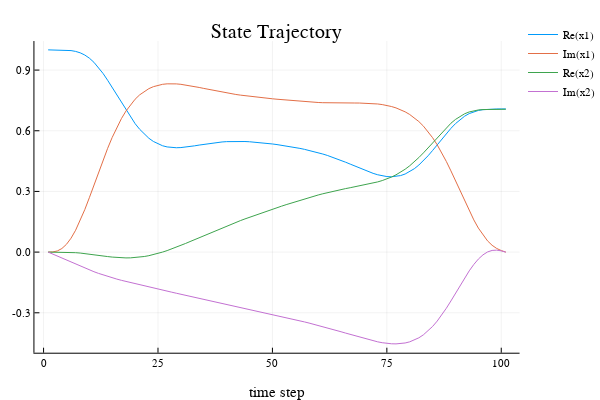

The code cell stored with this chart in its notebook:
### Code cell
plot(X,xlabel="time step",title="State Trajectory",label=["Re(x1)" "Im(x1)" "Re(x2)" "Im(x2)"])

### Figure 1 — Plotly figure (JSON) as saved in the notebook; plotly's stock layout.template omitted (floating-point values rounded to 4 significant figures)
{"data": [{"colorbar": {"title": ""}, "hoverinfo": "text", "legendgroup": "Re(x1)", "line": {"color": "rgba(0, 154, 250, 1.000)", "dash": "solid", "shape": "linear", "width": 1}, "mode": "lines", "name": "Re(x1)", "showlegend": true, "text": [null, null, null, null, null, null, null, null, null, null, null, null, null, null, null, null, null, null, null, null, null, null, null, null, null, null, null, null, null, null, null, null, null, null, null, null, null, null, null, null, null, null, null, null, null, null, null, null, null, null, null, null, null, null, null, null, null, null, null, null, null, null, null, null, null, null, null, null, null, null, null, null, null, null, null, null, null, null, null, null, null, null, null, null, null, null, null, null, null, null, null, null, null, null, null, null, null, null, null, null, null], "type": "scatter", "x": [1, 2, 3, 4, 5, 6, 7, 8, 9, 10, 11, 12, 13, 14, 15, 16, 17, 18, 19, 20, 21, 22, 23, 24, 25, 26, 27, 28, 29, 30, 31, 32, 33, 34, 35, 36, 37, 38, 39, 40, 41, 42, 43, 44, 45, 46, 47, 48, 49, 50, 51, 52, 53, 54, 55, 56, 57, 58, 59, 60, 61, 62, 63, 64, 65, 66, 67, 68, 69, 70, 71, 72, 73, 74, 75, 76, 77, 78, 79, 80, 81, 82, 83, 84, 85, 86, 87, 88, 89, 90, 91, 92, 93, 94, 95, 96, 97, 98, 99, 100, 101], "xaxis": "x1", "y": [1, 0.9999, 0.9998, 0.9994, 0.9985, 0.9964, 0.9923, 0.9853, 0.9745, 0.959, 0.9386, 0.9132, 0.8832, 0.8496, 0.8133, 0.7756, 0.7378, 0.7012, 0.6667, 0.6351, 0.6071, 0.5831, 0.563, 0.5469, 0.5346, 0.5258, 0.5201, 0.517, 0.5161, 0.5169, 0.519, 0.5219, 0.5255, 0.5293, 0.533, 0.5366, 0.5398, 0.5425, 0.5447, 0.5462, 0.5472, 0.5476, 0.5474, 0.5468, 0.5456, 0.5441, 0.5422, 0.5399, 0.5374, 0.5346, 0.5316, 0.5284, 0.5249, 0.5212, 0.5172, 0.5129, 0.5082, 0.5031, 0.4976, 0.4916, 0.4851, 0.478, 0.4704, 0.4622, 0.4536, 0.4444, 0.435, 0.4254, 0.4158, 0.4064, 0.3975, 0.3894, 0.3824, 0.377, 0.3735, 0.3723, 0.3738, 0.3784, 0.3862, 0.3974, 0.4122, 0.4305, 0.4519, 0.4762, 0.5025, 0.5302, 0.5584, 0.5859, 0.6118, 0.6353, 0.6555, 0.6721, 0.685, 0.6943, 0.7005, 0.7043, 0.7063, 0.7073, 0.7077, 0.7079, 0.7079], "yaxis": "y1", "zmax": 0.1, "zmin": -0.1}, {"colorbar": {"title": ""}, "hoverinfo": "text", "legendgroup": "Im(x1)", "line": {"color": "rgba(227, 111, 71, 1.000)", "dash": "solid", "shape": "linear", "width": 1}, "mode": "lines", "name": "Im(x1)", "showlegend": true, "text": [null, null, null, null, null, null, null, null, null, null, null, null, null, null, null, null, null, null, null, null, null, null, null, null, null, null, null, null, null, null, null, null, null, null, null, null, null, null, null, null, null, null, null, null, null, null, null, null, null, null, null, null, null, null, null, null, null, null, null, null, null, null, null, null, null, null, null, null, null, null, null, null, null, null, null, null, null, null, null, null, null, null, null, null, null, null, null, null, null, null, null, null, null, null, null, null, null, null, null, null, null], "type": "scatter", "x": [1, 2, 3, 4, 5, 6, 7, 8, 9, 10, 11, 12, 13, 14, 15, 16, 17, 18, 19, 20, 21, 22, 23, 24, 25, 26, 27, 28, 29, 30, 31, 32, 33, 34, 35, 36, 37, 38, 39, 40, 41, 42, 43, 44, 45, 46, 47, 48, 49, 50, 51, 52, 53, 54, 55, 56, 57, 58, 59, 60, 61, 62, 63, 64, 65, 66, 67, 68, 69, 70, 71, 72, 73, 74, 75, 76, 77, 78, 79, 80, 81, 82, 83, 84, 85, 86, 87, 88, 89, 90, 91, 92, 93, 94, 95, 96, 97, 98, 99, 100, 101], "xaxis": "x1", "y": [0, 0.0007395, 0.00566, 0.01771, 0.03855, 0.06878, 0.1082, 0.1557, 0.21, 0.269, 0.3309, 0.3934, 0.4547, 0.5131, 0.5673, 0.6164, 0.6598, 0.6974, 0.7294, 0.756, 0.7776, 0.7949, 0.8082, 0.8181, 0.8251, 0.8296, 0.832, 0.8326, 0.8317, 0.8297, 0.8267, 0.8229, 0.8187, 0.8141, 0.8094, 0.8046, 0.7999, 0.7953, 0.791, 0.7869, 0.7831, 0.7795, 0.7763, 0.7732, 0.7703, 0.7677, 0.7651, 0.7627, 0.7604, 0.7581, 0.7559, 0.7537, 0.7516, 0.7495, 0.7475, 0.7457, 0.7439, 0.7423, 0.741, 0.7398, 0.7388, 0.7381, 0.7376, 0.7373, 0.7372, 0.7372, 0.7373, 0.7373, 0.7371, 0.7367, 0.7359, 0.7345, 0.7324, 0.7294, 0.7253, 0.7199, 0.713, 0.7043, 0.6936, 0.6804, 0.6645, 0.6454, 0.6228, 0.5963, 0.5656, 0.5306, 0.4914, 0.4482, 0.4017, 0.3528, 0.3027, 0.2527, 0.2044, 0.1593, 0.1188, 0.08395, 0.05552, 0.03372, 0.01813, 0.007586, -5.574e-08], "yaxis": "y1", "zmax": 0.1, "zmin": -0.1}, {"colorbar": {"title": ""}, "hoverinfo": "text", "legendgroup": "Re(x2)", "line": {"color": "rgba(62, 164, 78, 1.000)", "dash": "solid", "shape": "linear", "width": 1}, "mode": "lines", "name": "Re(x2)", "showlegend": true, "text": [null, null, null, null, null, null, null, null, null, null, null, null, null, null, null, null, null, null, null, null, null, null, null, null, null, null, null, null, null, null, null, null, null, null, null, null, null, null, null, null, null, null, null, null, null, null, null, null, null, null, null, null, null, null, null, null, null, null, null, null, null, null, null, null, null, null, null, null, null, null, null, null, null, null, null, null, null, null, null, null, null, null, null, null, null, null, null, null, null, null, null, null, null, null, null, null, null, null, null, null, null], "type": "scatter", "x": [1, 2, 3, 4, 5, 6, 7, 8, 9, 10, 11, 12, 13, 14, 15, 16, 17, 18, 19, 20, 21, 22, 23, 24, 25, 26, 27, 28, 29, 30, 31, 32, 33, 34, 35, 36, 37, 38, 39, 40, 41, 42, 43, 44, 45, 46, 47, 48, 49, 50, 51, 52, 53, 54, 55, 56, 57, 58, 59, 60, 61, 62, 63, 64, 65, 66, 67, 68, 69, 70, 71, 72, 73, 74, 75, 76, 77, 78, 79, 80, 81, 82, 83, 84, 85, 86, 87, 88, 89, 90, 91, 92, 93, 94, 95, 96, 97, 98, 99, 100, 101], "xaxis": "x1", "y": [0, -3.697e-06, -5.533e-05, -0.0002533, -0.0007171, -0.001558, -0.002859, -0.004658, -0.006944, -0.009655, -0.01268, -0.01587, -0.01905, -0.02204, -0.02466, -0.02674, -0.02813, -0.02872, -0.02843, -0.02719, -0.02498, -0.0218, -0.01765, -0.01259, -0.006668, 5.133e-05, 0.007483, 0.01554, 0.02412, 0.03314, 0.0425, 0.05209, 0.06185, 0.07168, 0.08152, 0.09131, 0.101, 0.1106, 0.1199, 0.1292, 0.1382, 0.147, 0.1557, 0.1641, 0.1725, 0.1806, 0.1887, 0.1966, 0.2044, 0.2121, 0.2197, 0.2272, 0.2346, 0.2419, 0.2491, 0.2561, 0.263, 0.2697, 0.2762, 0.2824, 0.2884, 0.2941, 0.2995, 0.3046, 0.3094, 0.314, 0.3185, 0.3228, 0.3271, 0.3315, 0.3361, 0.3413, 0.3471, 0.3538, 0.3617, 0.371, 0.382, 0.3949, 0.4098, 0.4269, 0.4462, 0.4676, 0.4907, 0.5153, 0.5408, 0.5665, 0.5916, 0.6154, 0.6371, 0.6561, 0.6718, 0.6841, 0.6931, 0.6992, 0.7029, 0.7048, 0.7057, 0.706, 0.7062, 0.7063, 0.7063], "yaxis": "y1", "zmax": 0.1, "zmin": -0.1}, {"colorbar": {"title": ""}, "hoverinfo": "text", "legendgroup": "Im(x2)", "line": {"color": "rgba(195, 113, 210, 1.000)", "dash": "solid", "shape": "linear", "width": 1}, "mode": "lines", "name": "Im(x2)", "showlegend": true, "text": [null, null, null, null, null, null, null, null, null, null, null, null, null, null, null, null, null, null, null, null, null, null, null, null, null, null, null, null, null, null, null, null, null, null, null, null, null, null, null, null, null, null, null, null, null, null, null, null, null, null, null, null, null, null, null, null, null, null, null, null, null, null, null, null, null, null, null, null, null, null, null, null, null, null, null, null, null, null, null, null, null, null, null, null, null, null, null, null, null, null, null, null, null, null, null, null, null, null, null, null, null], "type": "scatter", "x": [1, 2, 3, 4, 5, 6, 7, 8, 9, 10, 11, 12, 13, 14, 15, 16, 17, 18, 19, 20, 21, 22, 23, 24, 25, 26, 27, 28, 29, 30, 31, 32, 33, 34, 35, 36, 37, 38, 39, 40, 41, 42, 43, 44, 45, 46, 47, 48, 49, 50, 51, 52, 53, 54, 55, 56, 57, 58, 59, 60, 61, 62, 63, 64, 65, 66, 67, 68, 69, 70, 71, 72, 73, 74, 75, 76, 77, 78, 79, 80, 81, 82, 83, 84, 85, 86, 87, 88, 89, 90, 91, 92, 93, 94, 95, 96, 97, 98, 99, 100, 101], "xaxis": "x1", "y": [0, -0.01, -0.02, -0.02999, -0.03997, -0.04991, -0.05977, -0.06948, -0.07897, -0.08813, -0.0969, -0.1052, -0.113, -0.1203, -0.1271, -0.1334, -0.1394, -0.1452, -0.1507, -0.1561, -0.1614, -0.1666, -0.1719, -0.1772, -0.1825, -0.1877, -0.193, -0.1982, -0.2033, -0.2084, -0.2134, -0.2183, -0.2231, -0.2279, -0.2326, -0.2373, -0.242, -0.2468, -0.2515, -0.2563, -0.2612, -0.2661, -0.2711, -0.2762, -0.2813, -0.2864, -0.2916, -0.2968, -0.3021, -0.3074, -0.3127, -0.318, -0.3234, -0.3288, -0.3342, -0.3396, -0.3452, -0.3508, -0.3565, -0.3624, -0.3684, -0.3745, -0.3808, -0.3872, -0.3938, -0.4005, -0.4072, -0.4139, -0.4205, -0.4269, -0.433, -0.4387, -0.4437, -0.448, -0.4512, -0.4532, -0.4538, -0.4526, -0.4493, -0.4437, -0.4352, -0.4237, -0.4088, -0.3901, -0.3676, -0.3412, -0.311, -0.2776, -0.2415, -0.2037, -0.1655, -0.128, -0.09275, -0.06116, -0.03445, -0.01362, 0.0006952, 0.008348, 0.009782, 0.006179, -0.0003777], "yaxis": "y1", "zmax": 0.1, "zmin": -0.1}], "layout": {"annotations": [{"font": {"color": "rgba(0, 0, 0, 1.000)", "family": "sans-serif", "size": 20}, "rotation": 0, "showarrow": false, "text": "State Trajectory", "x": 0.5296, "xanchor": "center", "xref": "paper", "y": 1, "yanchor": "top", "yref": "paper"}], "height": 400, "legend": {"bgcolor": "rgba(255, 255, 255, 1.000)", "bordercolor": "rgba(0, 0, 0, 1.000)", "font": {"color": "rgba(0, 0, 0, 1.000)", "family": "sans-serif", "size": 11}, "tracegroupgap": 0, "x": 1, "y": 1}, "margin": {"b": 20, "l": 0, "r": 0, "t": 20}, "paper_bgcolor": "rgba(255, 255, 255, 1.000)", "plot_bgcolor": "rgba(255, 255, 255, 1.000)", "showlegend": true, "width": 600, "xaxis": {"anchor": "y1", "domain": [0.06582, 0.9934], "gridcolor": "rgba(0, 0, 0, 0.100)", "gridwidth": 0.5, "linecolor": "rgba(0, 0, 0, 1.000)", "mirror": false, "range": [-2, 104], "showgrid": true, "showline": true, "showticklabels": true, "tickangle": 0, "tickcolor": "rgb(0, 0, 0)", "tickfont": {"color": "rgba(0, 0, 0, 1.000)", "family": "sans-serif", "size": 11}, "tickmode": "array", "ticks": "inside", "ticktext": ["0", "25", "50", "75", "100"], "tickvals": [0, 25, 50, 75, 100], "title": "time step", "titlefont": {"color": "rgba(0, 0, 0, 1.000)", "family": "sans-serif", "size": 15}, "type": "-", "visible": true, "zeroline": false, "zerolinecolor": "rgba(0, 0, 0, 1.000)"}, "yaxis": {"anchor": "x1", "domain": [0.07581, 0.9415], "gridcolor": "rgba(0, 0, 0, 0.100)", "gridwidth": 0.5, "linecolor": "rgba(0, 0, 0, 1.000)", "mirror": false, "range": [-0.4974, 1.044], "showgrid": true, "showline": true, "showticklabels": true, "tickangle": 0, "tickcolor": "rgb(0, 0, 0)", "tickfont": {"color": "rgba(0, 0, 0, 1.000)", "family": "sans-serif", "size": 11}, "tickmode": "array", "ticks": "inside", "ticktext": ["-0.3", "0.0", "0.3", "0.6", "0.9"], "tickvals": [-0.3, 0, 0.3, 0.6, 0.9], "title": "", "titlefont": {"color": "rgba(0, 0, 0, 1.000)", "family": "sans-serif", "size": 15}, "type": "-", "visible": true, "zeroline": false, "zerolinecolor": "rgba(0, 0, 0, 1.000)"}}}
